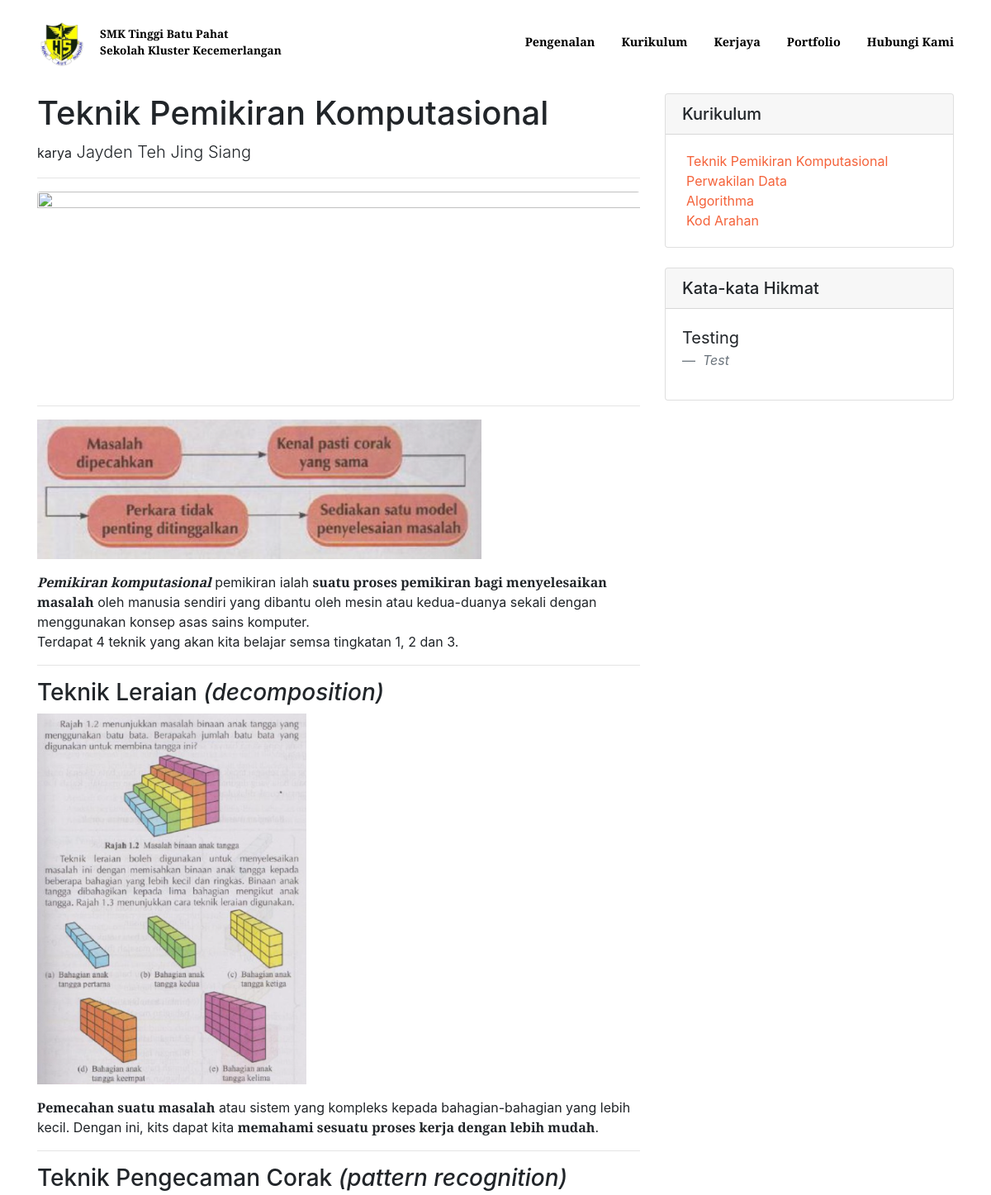
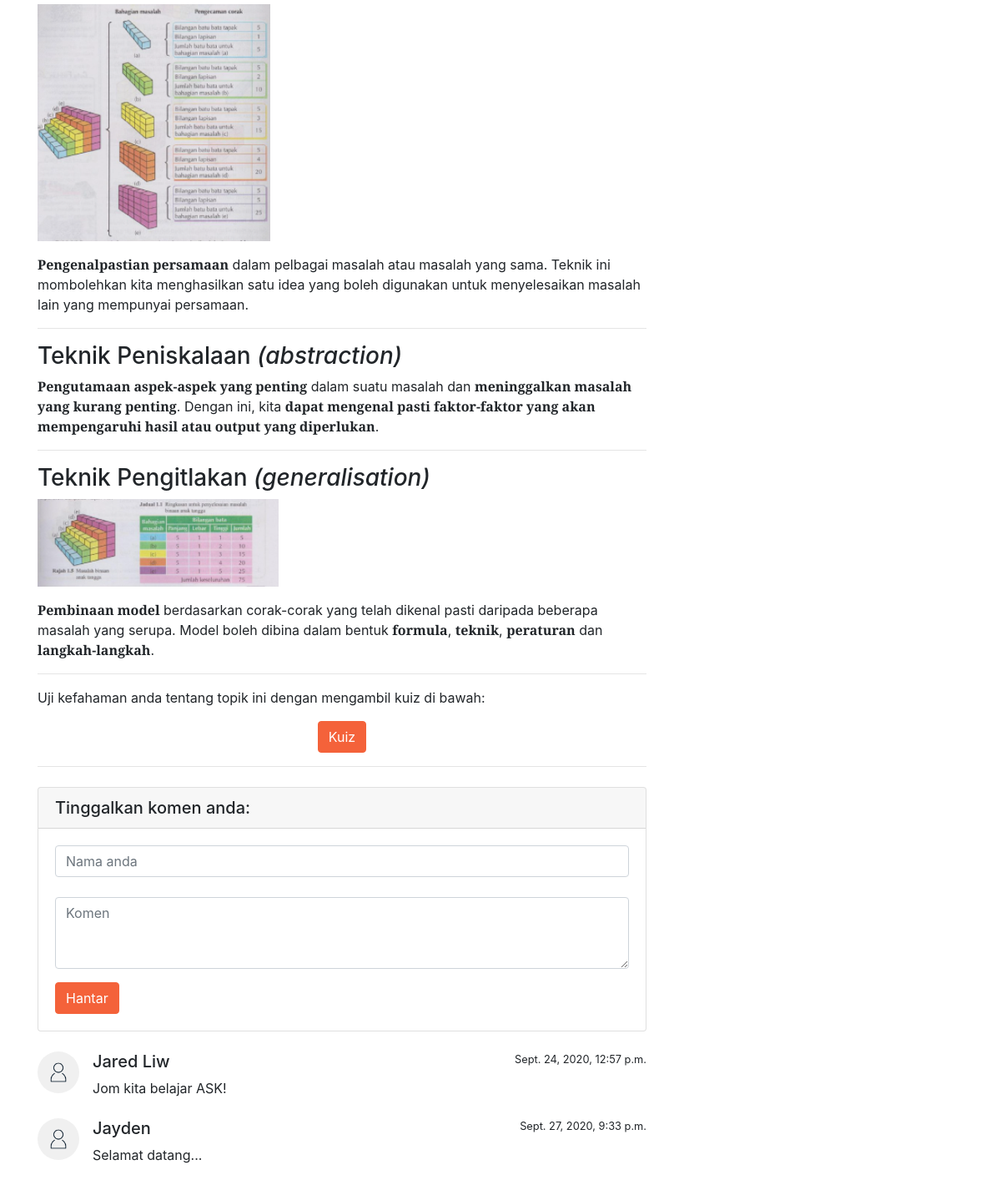
Page /curriculum/computational_thinking on the committed database (2 pictures, top to bottom).
### curriculum/models.py (models this page shows)
class Comment(models.Model):
    username = models.CharField(default="Anonim", max_length=30, blank=False)
    content = models.TextField(blank=False)
    date = models.DateTimeField(auto_now_add=True)
    page = models.CharField(default="comp_t", blank=False, max_length=10, choices=[('comp_t', "Computational Thinking"),
                                                                                   ('data_r', "Data Representation"),
                                                                                   ('algo', 'Algorithms'),
                                                                                   ('code', 'Code')])

class Quote(models.Model):
    author = models.CharField(default="Anonim", max_length=25, blank=False)
    quote = models.TextField(max_length=100, blank=False)

### curriculum/views.py (the view)
    def process(request):
        quotes = Quote.objects.all()
        quote = choice(quotes)
        kwargs["quote"] = quote.quote
        kwargs["quote_author"] = quote.author
        comments = Comment.objects.all()
        kwargs["comments"] = comments
        path_name = resolve(request.path_info).url_name
        kwargs["page"] = path_name
        if request.method == "POST":
            data = dict(parse.parse_qsl(request.body))
            Comment(username=data[b'username'].decode(), content=data[b'comment'].decode(), page=path_name).save()
            return redirect(path_name)
        return func(request)

### curriculum/views.py (called while the page is built)
def preprocess(func):
    def process(request):
        quotes = Quote.objects.all()
        quote = choice(quotes)
        kwargs["quote"] = quote.quote
        kwargs["quote_author"] = quote.author
        comments = Comment.objects.all()
        kwargs["comments"] = comments
        path_name = resolve(request.path_info).url_name
        kwargs["page"] = path_name
        if request.method == "POST":
            data = dict(parse.parse_qsl(request.body))
            Comment(username=data[b'username'].decode(), content=data[b'comment'].decode(), page=path_name).save()
            return redirect(path_name)
        return func(request)
    return process

@preprocess
def comp_t(request):
    kwargs["title"] = "Teknik Pemikiran Komputasional"
    kwargs["cover_img"] = "images/cover_1.jpg"
    kwargs["subtitile"] = "to be added..."
    return render(request, 'curriculum/comp_t.html', kwargs)

### curriculum/templates/curriculum/comp_t.html
{% extends 'curriculum/base.html'%}
{% load static %}
{% block material %}
<p class="has-line-data" data-line-start="4" data-line-end="5"><img src="{% static 'images/0.png' %}" alt=""></p>
<p class="has-line-data" data-line-start="6" data-line-end="8"><strong><em>Pemikiran komputasional</em></strong> pemikiran ialah <strong>suatu proses pemikiran bagi menyelesaikan masalah</strong> oleh manusia sendiri yang dibantu oleh mesin atau kedua-duanya sekali dengan menggunakan konsep asas sains komputer.<br>
Terdapat 4 teknik yang akan kita belajar semsa tingkatan 1, 2 dan 3.</p>
<hr>
<h3 class="code-line" data-line-start=11 data-line-end=12><a id="Teknik_Leraian__decomposition__11"></a>Teknik Leraian <em>(decomposition)</em></h3>
<p class="has-line-data" data-line-start="12" data-line-end="13"><img src="{% static 'images/1.png' %}" alt=""></p>
<p class="has-line-data" data-line-start="14" data-line-end="15"><strong>Pemecahan suatu masalah</strong> atau sistem yang kompleks kepada bahagian-bahagian yang lebih kecil. Dengan ini, kits dapat kita <strong>memahami sesuatu proses kerja dengan lebih mudah</strong>.</p>
<hr>
<h3 class="code-line" data-line-start=18 data-line-end=19><a id="Teknik_Pengecaman_Corak__pattern_recognition__18"></a>Teknik Pengecaman Corak <em>(pattern recognition)</em></h3>
<p class="has-line-data" data-line-start="19" data-line-end="20"><img src="{% static 'images/2.png' %}" alt=""></p>
<p class="has-line-data" data-line-start="21" data-line-end="22"><strong>Pengenalpastian persamaan</strong> dalam pelbagai masalah atau masalah yang sama. Teknik ini mombolehkan kita menghasilkan satu idea yang boleh digunakan untuk menyelesaikan masalah lain yang mempunyai persamaan.</p>
<hr>
<h3 class="code-line" data-line-start=25 data-line-end=26><a id="Teknik_Peniskalaan__abstraction__25"></a>Teknik Peniskalaan <em>(abstraction)</em></h3>
<p class="has-line-data" data-line-start="27" data-line-end="28"><strong>Pengutamaan aspek-aspek yang penting</strong> dalam suatu masalah dan <strong>meninggalkan masalah yang kurang penting</strong>. Dengan ini, kita <strong>dapat mengenal pasti faktor-faktor yang akan mempengaruhi hasil atau output yang diperlukan</strong>.</p>
<hr>
<h3 class="code-line" data-line-start=30 data-line-end=31><a id="Teknik_Pengitlakan__generalisation__30"></a>Teknik Pengitlakan <em>(generalisation)</em></h3>
<p class="has-line-data" data-line-start="31" data-line-end="32"><img src="{% static 'images/3.png' %}" alt=""></p>
<p class="has-line-data" data-line-start="33" data-line-end="34"><strong>Pembinaan model</strong> berdasarkan corak-corak yang telah dikenal pasti daripada beberapa masalah yang serupa. Model boleh dibina dalam bentuk <strong>formula</strong>, <strong>teknik</strong>, <strong>peraturan</strong> dan <strong>langkah-langkah</strong>.</p>
{% endblock material %}

### curriculum/templates/curriculum/base.html (shortened to what this page needs)
{%extends 'home/base.html' %}
{% load static %}
{% block additional_header %}
<link href="{% static 'curriculum/base.css' %}" rel="stylesheet" />
{% endblock additional_header %}
{% block content %}
<div class="container pt-4">
    <div class="row">
        <div class="col-lg-8">
            <h1 class="mt-4">{{ title }}</h1>
            <p class="lead">
                <small>karya</small>
                <a>{{ author }}</a>
            </p>
            <hr>
            <img class="img-fluid rounded" src="{% static '' %}{{ cover_img }}" alt="" width="900px" height="300px">
            <hr>
            {% block material %}
            {% endblock material %}
            <hr>
            <p>Uji kefahaman anda tentang topik ini dengan mengambil kuiz di bawah:</p>
            <div class="text-center">
                <form action="/">
                    <input type="submit" class="btn btn-primary" value="Kuiz"/>
                </form>
            </div>
            <hr>
            <div class="card my-4">
                <h5 class="card-header">Tinggalkan komen anda:</h5>
                <div class="card-body">
                    <form method="POST">
                        <div class="form-group">
                            <input class="form-control" placeholder="Nama anda" name="username"/>
                            <br>
                            <textarea class="form-control" rows="3" placeholder="Komen" name="comment"></textarea>
                        </div>
                        <button type="submit" class="btn btn-primary">Hantar</button>
                    </form>
                </div>
            </div>
            {% if comments %}
                {% for comment in comments %}
                    {% if comment.page == page %}
                        <div class="media mb-4">
                            <img class="d-flex mr-3 rounded-circle" src="{% static 'images/user_img.png' %}" alt="" width="50px" height="50px">
                            <div class="media-body">
                                <h5 class="mt-0">{{ comment.username }}</h5>
                                {{ comment.content }}
                            </div>
                            <small>{{ comment.date }}</small>
                        </div>
                    {% endif %}
                {% endfor %}
            {% endif %}
        </div>
        <div class="col-md-4">
            <div class="card my-4">
                <h5 class="card-header">Kurikulum</h5>
                <div class="card-body">
                    <div class="row" style="padding-left: 20px;">
                        <ul class="list-unstyled mb-0">
                            <li>
                                <a href="/curriculum/computational_thinking">Teknik Pemikiran Komputasional</a>
                            </li>
                            <li>
                                <a href="/curriculum/data_representation">Perwakilan Data</a>
                            </li>
                            <li>
                                <a href="/curriculum/algorithms">Algorithma</a>
                            </li>
                            <li>
                                <a href="/curriculum/code">Kod Arahan</a>
                            </li>
                        </ul>
                    </div>
                </div>
            </div>
            <div class="card my-4">
                <h5 class="card-header">Kata-kata Hikmat</h5>
                <div class="card-body">
                    <blockquote class="blockquote">
                <p class="mb-0">{{ quote }}</p>
                <footer class="blockquote-footer">
                    <cite title="Source Title">{{ quote_author }}</cite>
                </footer>
            </blockquote>
                </div>
            </div>
        </div>
    </div>
</div>
{% endblock content %}

### curriculum/static/curriculum/base.css (style rules this page uses)
body { padding-top: 65px; }

### rows in the picture
Comment: username "Jared Liw", content "Jom kita belajar ASK!", date "Sept. 24, 2020, 12:57 p.m."
Comment: username "Jayden", content "Selamat datang...", date "Sept. 27, 2020, 9:33 p.m."
Quote: quote "Testing", author "Test"

### other values in the picture
{{ title }} "Teknik Pemikiran Komputasional"
{{ author }} "Jayden Teh Jing Siang"
